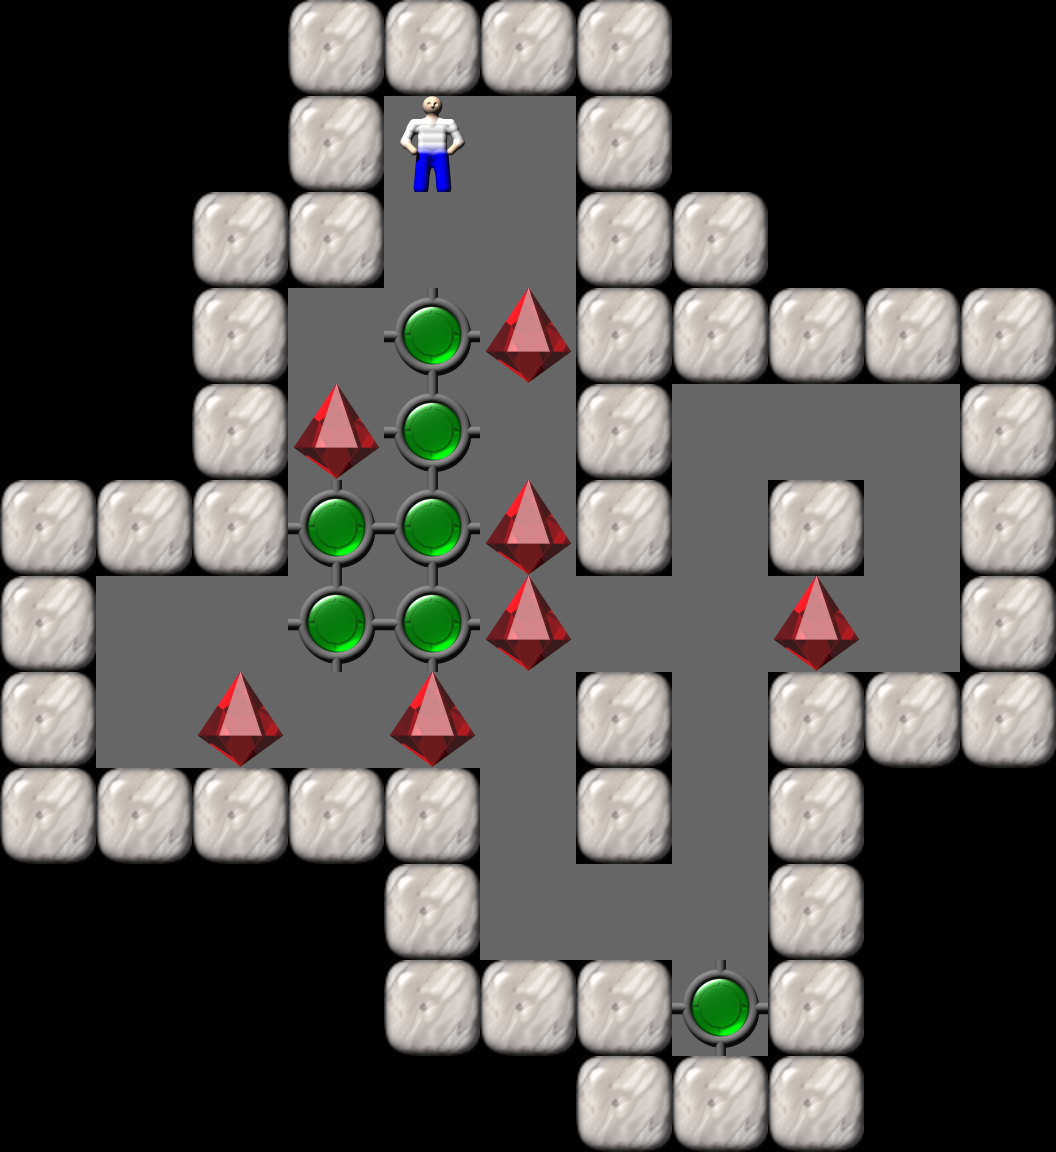

Below is a game level as drawn by its tile map, then a one-line description and the .tmx that defines it (tile-layer data replaced by summaries):
An orthogonal 11x12 tile map with 96x96 px tiles, 1 tile layer (Tile Layer 1).

<map version="1.0" orientation="orthogonal" width="11" height="12" tilewidth="96" tileheight="96">
  <properties>
    <property name="Title" value="14" />
  </properties>
  <tileset source="Sokoban.tsx" firstgid="1" />
  <layer name="Tile Layer 1" width="11" height="12">
    <data>[132 cells, 132 non-empty, 6 distinct tile ids]</data>
  </layer>
</map>
